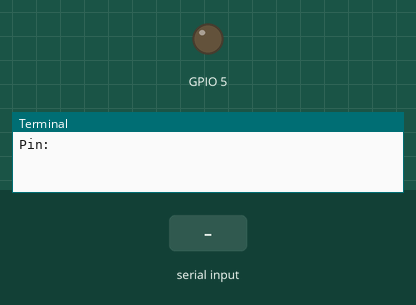
Bench run of a program on a simulated Raspberry Pi (BCM pin numbers). Parts: output pins drawn as LEDs (lit = HIGH), the last lines printed to the terminal. The test bench sets the inputs (shaded band).

Above: at 1.2 s.
1.3 s: "5" typed at the terminal, then Enter
2.8 s: "90" typed at the terminal, then Enter
At 3.8 s:
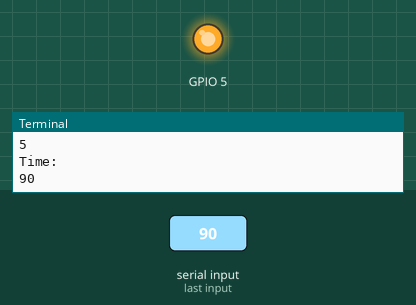
Timing chart, 0 to 5.8 s (numbered marks = the images above; inputs shaded):
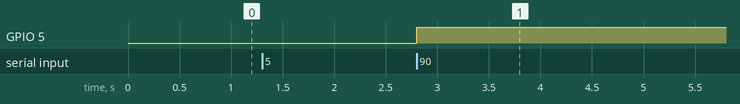

Measured:
- after the input at 2.8 s, GPIO 5: LOW → HIGH at once

The program:

GPIO_template.py
```python
import RPi.GPIO as GPIO
import time

pin = int(input("Pin: "))
time_active = int(input("Time: "))
GPIO.setmode(GPIO.BCM)
GPIO.setwarnings(False)
GPIO.cleanup()
GPIO.setup(pin, GPIO.OUT)

GPIO.output(pin,1)

time.sleep(time_active)
GPIO.output(pin,0)

GPIO.cleanup
```
